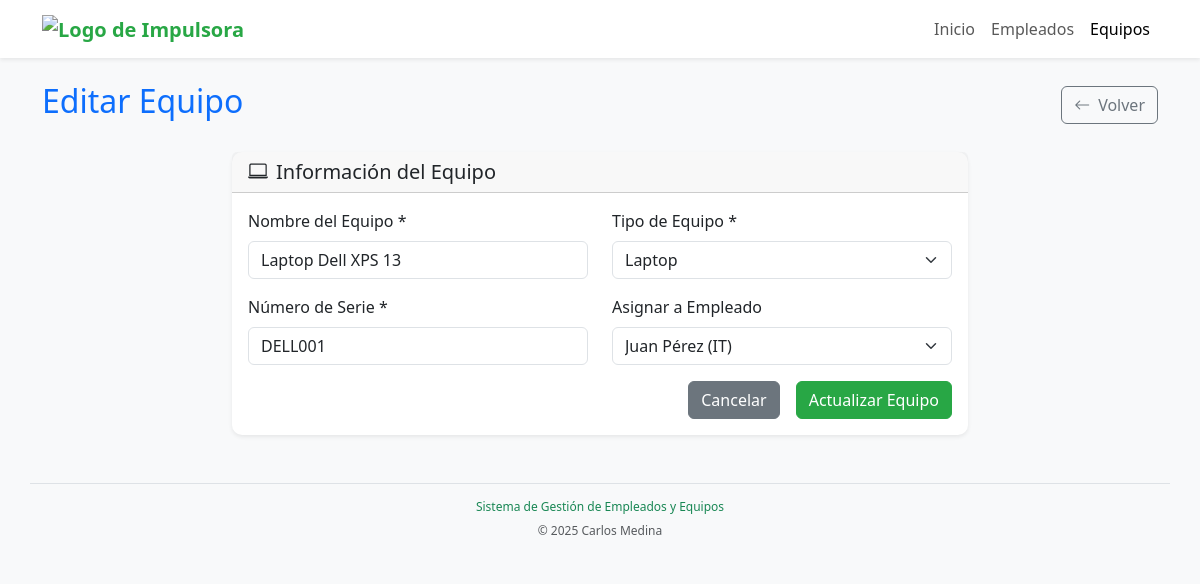
The app's page /views/equipos/editar.php?id=1 with its own data.
### tables this page shows
CREATE TABLE equipos (
    id INT AUTO_INCREMENT PRIMARY KEY,
    nombre VARCHAR(100) NOT NULL,
    tipo VARCHAR(50) NOT NULL,
    numero_serie VARCHAR(50) NOT NULL UNIQUE,
    empleado_id INT,
    fecha_creacion TIMESTAMP DEFAULT CURRENT_TIMESTAMP,
    fecha_actualizacion TIMESTAMP DEFAULT CURRENT_TIMESTAMP ON UPDATE CURRENT_TIMESTAMP,
    FOREIGN KEY (empleado_id) REFERENCES empleados(id) ON DELETE SET NULL
);

CREATE TABLE empleados (
    id INT AUTO_INCREMENT PRIMARY KEY,
    nombre VARCHAR(100) NOT NULL,
    correo VARCHAR(100) NOT NULL UNIQUE,
    departamento VARCHAR(50) NOT NULL,
    fecha_creacion TIMESTAMP DEFAULT CURRENT_TIMESTAMP,
    fecha_actualizacion TIMESTAMP DEFAULT CURRENT_TIMESTAMP ON UPDATE CURRENT_TIMESTAMP
);

### includes/helpers.php (called while the page is built, shortened)
<?php
function e($string) {
    return htmlspecialchars($string, ENT_QUOTES, 'UTF-8');
}
function procesarEdicion($controller, $id, $getData, $postData, $listarUrl, $accion = 'actualizar', $claveRegistro = 'registro') {
    $resultado = ['mensaje' => '', 'tipo' => ''];
    $registro = [];
    $id = (int)($getData['id'] ?? 0);
    if ($_SERVER['REQUEST_METHOD'] === 'POST' && !empty($postData)) {
        $resultado = $controller->$accion($id, $postData);
        $registro = $resultado[$claveRegistro] ?? [];
    } else {
        $registro = $controller->obtener($id);
    }
    return [
        'resultado' => $resultado,
        'registro' => $registro,
        'id' => $id
    ];
}
?>

### controllers/EquipoController.php (called while the page is built, shortened)
<?php
require_once __DIR__ . '/../config.php';
class EquipoController {
    private $pdo;
    public function __construct($pdo) {
        $this->pdo = $pdo;
    }
    public function listarEmpleados() {
        $stmt = $this->pdo->query("CALL sp_listar_empleados('', 0, 1000)");
        $empleados = $stmt->fetchAll(PDO::FETCH_ASSOC);
        return $empleados;
    }
    public function obtener($id) {
        $stmt = $this->pdo->prepare("SELECT * FROM equipos WHERE id = ?");
        $stmt->execute([$id]);
        $equipo = $stmt->fetch(PDO::FETCH_ASSOC);
        return $equipo ?: null;
    }
}

### config.php (called while the page is built, shortened)
<?php
$TIPOS_EQUIPOS = ['Laptop','Desktop','Monitor','Impresora','Periférico','Móvil','Tablet','Otro'];
?>

### views/equipos/editar.php (the view, shortened to what this page needs)
<?php
require_once __DIR__ . '/../../controllers/EquipoController.php';
require_once __DIR__ . '/../../includes/helpers.php';
$controller = new EquipoController($pdo);
$form = procesarEdicion(
    $controller,
    $_GET['id'] ?? 0,
    $_GET,
    $_POST,
    BASE_URL . 'views/equipos/listar.php',
    'actualizar',
    'equipo'
);
$equipo = $form['registro'] ?? [];
$empleados = $controller->listarEmpleados();
?>
<?php require_once __DIR__ . '/../layouts/header.php'; ?>
<main class="container mt-4">
  <section class="row mb-4">
    <div class="col-12 d-block d-sm-flex justify-content-between align-items-center">
      <h1 class="h2 text-primary">Editar Equipo</h1>
      <a href="listar.php" class="btn btn-outline-secondary d-block d-sm-flex">
        <i class="bi bi-arrow-left me-2"></i>Volver
      </a>
    </div>
  </section>
  <section class="row justify-content-center">
    <div class="col-md-8">
      <div class="card">
        <div class="card-header">
          <h5 class="card-title mb-0"><i class="bi-laptop me-2"></i>Información del Equipo</h5>
        </div>
        <div class="card-body">
          <form id="formularioEquipo" method="POST" novalidate>
            <div class="row">
              <div class="col-md-6 mb-3">
                <label for="nombre" class="form-label">Nombre del Equipo *</label>
                <input type="text" class="form-control" id="nombre" name="nombre"
                  value="<?php echo e($equipo['nombre'] ?? ''); ?>" required>
              </div>
              <div class="col-md-6 mb-3">
                <label for="tipo" class="form-label">Tipo de Equipo *</label>
                <select class="form-select" id="tipo" name="tipo" required>
                  <?php foreach ($TIPOS_EQUIPOS as $t): ?>
                    <option value="<?php echo e($t); ?>" <?php echo (($equipo['tipo'] ?? '') === $t) ? 'selected' : ''; ?>>
                      <?php echo e($t); ?>
                    </option>
                  <?php endforeach; ?>
                </select>
              </div>
            </div>
            <div class="row">
              <div class="col-md-6 mb-3">
                <label for="numero_serie" class="form-label">Número de Serie *</label>
                <input type="text" class="form-control" id="numero_serie" name="numero_serie"
                  value="<?php echo e($equipo['numero_serie'] ?? ''); ?>" required>
              </div>
              <div class="col-md-6 mb-3">
                <label for="empleado_id" class="form-label">Asignar a Empleado</label>
                <select class="form-select" id="empleado_id" name="empleado_id">
                  <?php foreach ($empleados as $empleado): ?>
                    <option value="<?php echo e($empleado['id']); ?>" <?php echo (($equipo['empleado_id'] ?? '') == $empleado['id']) ? 'selected' : ''; ?>>
                      <?php echo e($empleado['nombre'] . ' (' . $empleado['departamento'] . ')'); ?>
                    </option>
                  <?php endforeach; ?>
                </select>
              </div>
            </div>
            <div class="d-grid gap-2 d-md-flex justify-content-md-end">
              <a href="listar.php" class="btn btn-secondary me-md-2">Cancelar</a>
              <button type="submit" class="btn btn-primary">Actualizar Equipo</button>
            </div>
          </form>
        </div>
      </div>
    </div>
  </section>
</main>
<?php require_once __DIR__ . '/../layouts/footer.php'; ?>

### assets/css/style.css (style rules this page uses)
body { background-color: #f8f9fa; font-family: "Segoe UI", Tahoma, Geneva, Verdana, sans-serif; }
.card { border: none; border-radius: 10px; box-shadow: 0 0.125rem 0.25rem rgba(0, 0, 0, 0.075); transition: box-shadow 0.15s ease-in-out; }
.btn-primary { background-color: #28a745; border-color: #28a745; }

### records on screen
equipos: nombre "Laptop Dell XPS 13", numero_serie "DELL001", empleado_id "Juan Pérez (IT)"

### other values on screen
form field tipo "Laptop"
